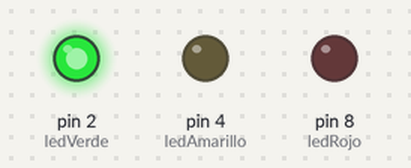
Bench run of a sketch on a simulated Arduino Uno, built with avr-gcc and run on an emulated ATmega328P. Parts: output pins drawn as LEDs (lit = HIGH).

Above: at 3.5 s.
At 10.1 s:
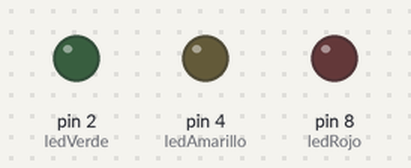
At 18.1 s:
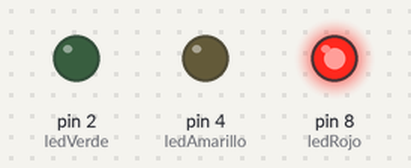
At 22.6 s:
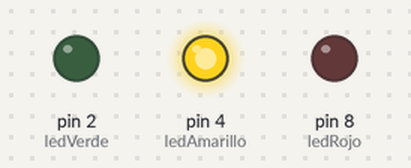
Timing chart, 0 to 30.7 s (numbered marks = the images above):
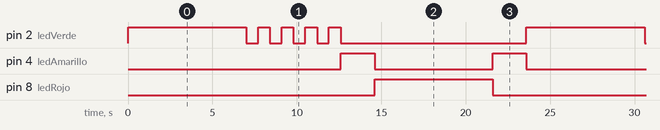

Measured:
- by itself, pin 2 (ledVerde): repeats every 23.6 s: 4 × (LOW 0.70 s, HIGH 0.70 s), LOW 11.0 s, HIGH 7.0 s
- by itself, pin 4 (ledAmarillo): repeats every 23.6 s: LOW 7.0 s, HIGH 2.0 s, LOW 12.6 s, HIGH 2.0 s
- by itself, pin 8 (ledRojo): alternates HIGH for 7.0 s and LOW for 16.6 s

The sketch:

traffic_light.ino
```cpp
int ledVerde =2;
int ledAmarillo = 4;
int ledRojo = 8;
int i;

void setup() {
  // put your setup code here, to run once:
  pinMode(ledVerde,OUTPUT);
  pinMode(ledAmarillo,OUTPUT);
  pinMode(ledRojo,OUTPUT);
}

void loop() {
  // Incio de verde a rojo
  digitalWrite(ledVerde,HIGH);
  delay(7000);
  for(i=0;i<4;i++) {
    digitalWrite(ledVerde,LOW);
    delay(700);
    digitalWrite(ledVerde,HIGH);
    delay(700);
  }
  digitalWrite(ledVerde,LOW);
  digitalWrite(ledAmarillo,HIGH);
  delay(2000);
  digitalWrite(ledAmarillo,LOW);
  digitalWrite(ledRojo,HIGH);

  //De regreso rojo a verde
  delay(7000);
  digitalWrite(ledRojo,LOW);
  digitalWrite(ledAmarillo,HIGH);
  delay(2000);
  digitalWrite(ledAmarillo,LOW);
}
```
